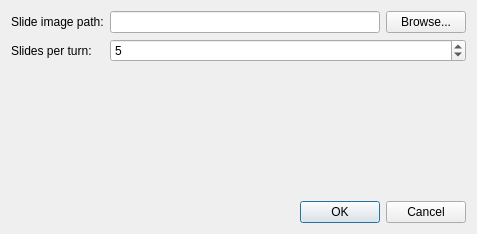
<?xml version="1.0" encoding="UTF-8"?>
<ui version="4.0">
 <class>SettingsDialog</class>
 <widget class="QDialog" name="SettingsDialog">
  <property name="geometry">
   <rect>
    <x>0</x>
    <y>0</y>
    <width>477</width>
    <height>234</height>
   </rect>
  </property>
  <property name="windowTitle">
   <string>Settings</string>
  </property>
  <layout class="QVBoxLayout" name="verticalLayout">
   <item>
    <layout class="QFormLayout" name="formLayout">
     <item row="0" column="0">
      <widget class="QLabel" name="slideImagePathLabel">
       <property name="text">
        <string>Slide image path:</string>
       </property>
      </widget>
     </item>
     <item row="0" column="1">
      <layout class="QHBoxLayout" name="horizontalLayout">
       <item>
        <widget class="QLineEdit" name="slideImagePathLineEdit"/>
       </item>
       <item>
        <widget class="QPushButton" name="slideImageBrowseButton">
         <property name="text">
          <string>Browse...</string>
         </property>
        </widget>
       </item>
      </layout>
     </item>
     <item row="1" column="0">
      <widget class="QLabel" name="slidesPerTurnLabel">
       <property name="text">
        <string>Slides per turn:</string>
       </property>
      </widget>
     </item>
     <item row="1" column="1">
      <widget class="QSpinBox" name="slidesPerTurnSpinBox">
       <property name="minimum">
        <number>1</number>
       </property>
       <property name="maximum">
        <number>20</number>
       </property>
       <property name="value">
        <number>5</number>
       </property>
      </widget>
     </item>
    </layout>
   </item>
   <item>
    <widget class="QDialogButtonBox" name="buttonBox">
     <property name="orientation">
      <enum>Qt::Horizontal</enum>
     </property>
     <property name="standardButtons">
      <set>QDialogButtonBox::Cancel|QDialogButtonBox::Ok</set>
     </property>
    </widget>
   </item>
  </layout>
 </widget>
 <resources/>
 <connections>
  <connection>
   <sender>buttonBox</sender>
   <signal>accepted()</signal>
   <receiver>SettingsDialog</receiver>
   <slot>accept()</slot>
   <hints>
    <hint type="sourcelabel">
     <x>248</x>
     <y>254</y>
    </hint>
    <hint type="destinationlabel">
     <x>157</x>
     <y>274</y>
    </hint>
   </hints>
  </connection>
  <connection>
   <sender>buttonBox</sender>
   <signal>rejected()</signal>
   <receiver>SettingsDialog</receiver>
   <slot>reject()</slot>
   <hints>
    <hint type="sourcelabel">
     <x>316</x>
     <y>260</y>
    </hint>
    <hint type="destinationlabel">
     <x>286</x>
     <y>274</y>
    </hint>
   </hints>
  </connection>
 </connections>
</ui>
